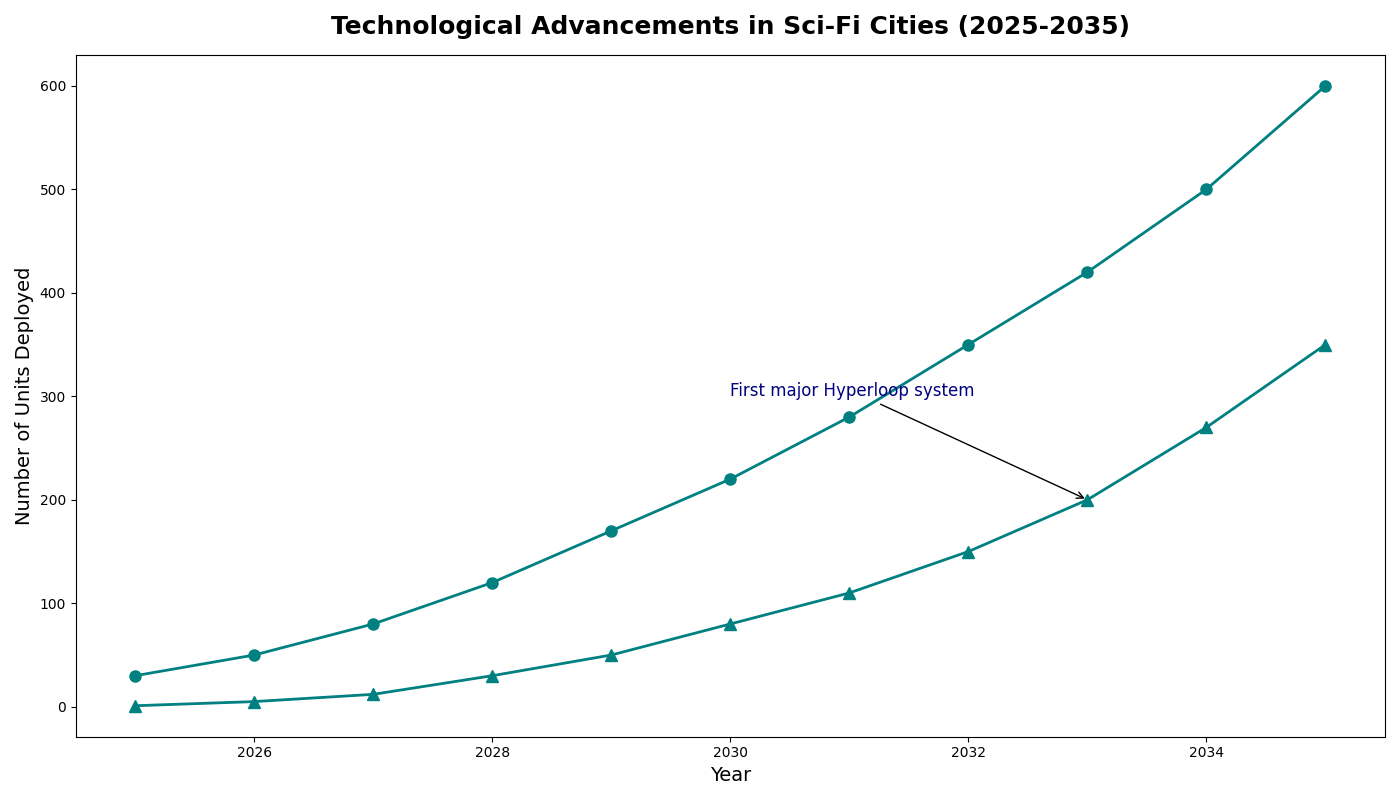

Write the Python code that produced this figure.
import matplotlib.pyplot as plt
import numpy as np

years = np.arange(2025, 2036)
auto_vehicles = np.array([30, 50, 80, 120, 170, 220, 280, 350, 420, 500, 600])
hyperloop_pods = np.array([1, 5, 12, 30, 50, 80, 110, 150, 200, 270, 350])

fig, ax1 = plt.subplots(figsize=(14, 8))

# Use a single color 'teal' across all data groups
ax1.plot(years, auto_vehicles, color='teal', marker='o', linestyle='-', linewidth=2, markersize=8)
ax1.plot(years, hyperloop_pods, color='teal', marker='^', linestyle='-', linewidth=2, markersize=8)

ax1.set_title('Technological Advancements in Sci-Fi Cities (2025-2035)', fontsize=18, fontweight='bold', pad=15)
ax1.set_xlabel('Year', fontsize=14)
ax1.set_ylabel('Number of Units Deployed', fontsize=14)

ax1.annotate('First major Hyperloop system', xy=(2033, hyperloop_pods[8]), xytext=(2030, 300),
             arrowprops=dict(facecolor='gray', arrowstyle='->'), fontsize=12, color='navy')

plt.tight_layout()

plt.show()
